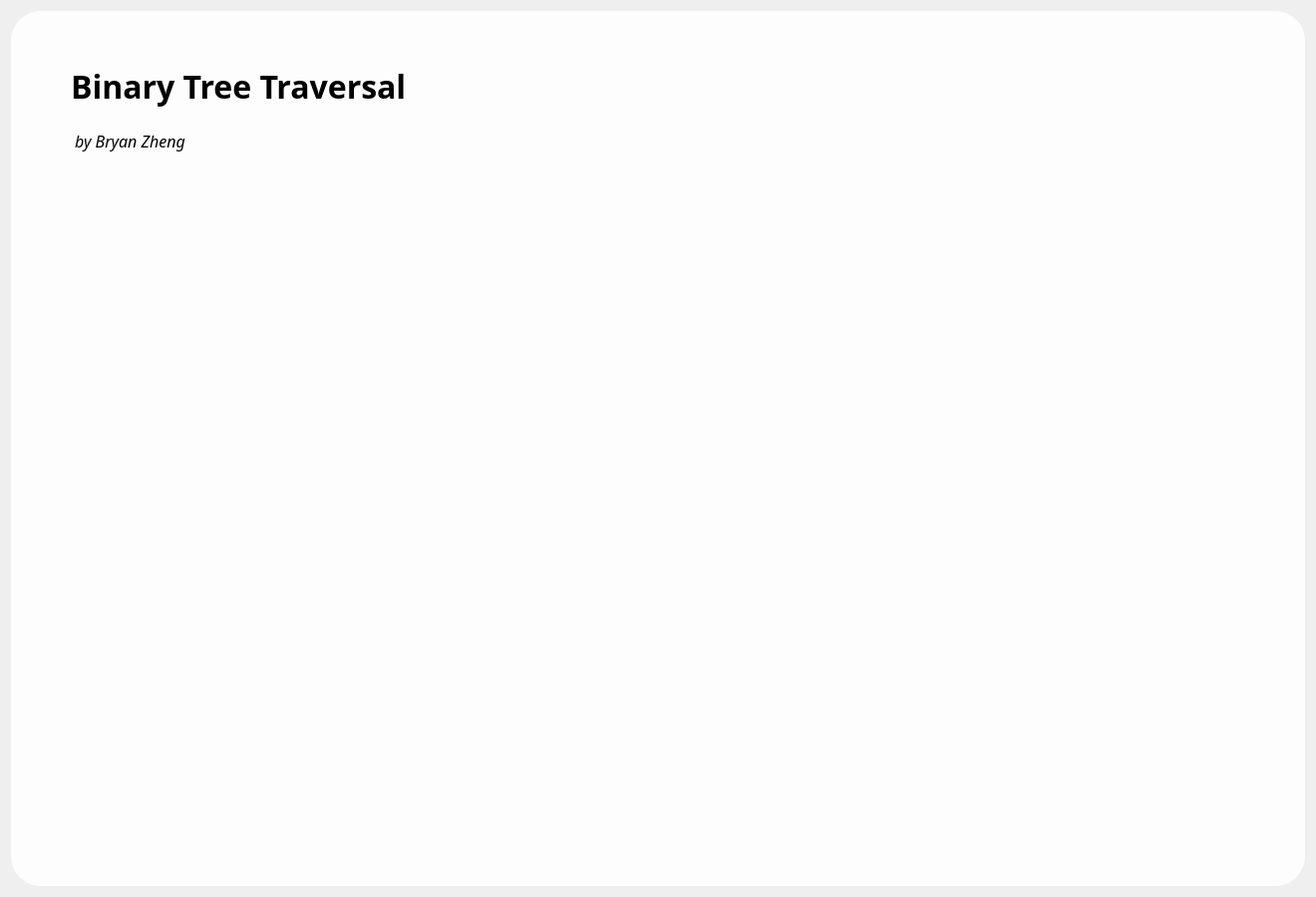
<?xml version="1.0" encoding="UTF-8"?>
<ui version="4.0">
 <class>MainWindow</class>
 <widget class="QMainWindow" name="MainWindow">
  <property name="geometry">
   <rect>
    <x>0</x>
    <y>0</y>
    <width>1320</width>
    <height>900</height>
   </rect>
  </property>
  <property name="windowTitle">
   <string>MainWindow</string>
  </property>
  <property name="styleSheet">
   <string notr="true"/>
  </property>
  <widget class="QWidget" name="centralWidget">
   <layout class="QHBoxLayout" name="horizontalLayout">
    <item>
     <widget class="QWidget" name="mainWindowFillet" native="true">
      <property name="mouseTracking">
       <bool>false</bool>
      </property>
      <property name="styleSheet">
       <string notr="true">background-color:rgba(255, 255, 255, 0.9);
border-radius: 30px;</string>
      </property>
      <widget class="QLabel" name="label">
       <property name="geometry">
        <rect>
         <x>60</x>
         <y>30</y>
         <width>761</width>
         <height>91</height>
        </rect>
       </property>
       <property name="font">
        <font>
         <family>Corbel</family>
         <pointsize>24</pointsize>
         <weight>75</weight>
         <bold>true</bold>
        </font>
       </property>
       <property name="styleSheet">
        <string notr="true">background-color:rgba(0,0,0,0);</string>
       </property>
       <property name="text">
        <string>Binary Tree Traversal</string>
       </property>
      </widget>
      <widget class="QLabel" name="label_2">
       <property name="geometry">
        <rect>
         <x>60</x>
         <y>110</y>
         <width>291</width>
         <height>41</height>
        </rect>
       </property>
       <property name="font">
        <font>
         <family>Corbel</family>
         <pointsize>12</pointsize>
         <italic>true</italic>
        </font>
       </property>
       <property name="styleSheet">
        <string notr="true">background-color:rgba(0,0,0,0);</string>
       </property>
       <property name="text">
        <string> by Bryan Zheng</string>
       </property>
      </widget>
     </widget>
    </item>
   </layout>
  </widget>
 </widget>
 <layoutdefault spacing="6" margin="11"/>
 <resources/>
 <connections/>
</ui>
